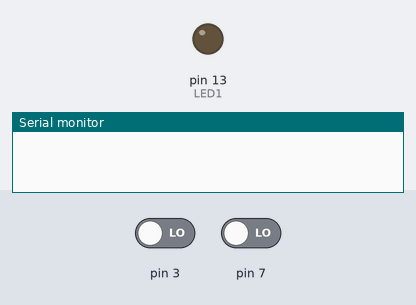
Recording of a sketch running on a simulated Arduino Uno, built with avr-gcc and run on an emulated ATmega328P. Parts: output pins drawn as LEDs (lit = HIGH), the last lines printed to the serial monitor. Inputs (shaded band) come from the test bench; at power-on: pin 3 LOW, pin 7 LOW.

Above: at 1.2 s.
1.3 s: pin 3 driven HIGH
At 6.4 s:
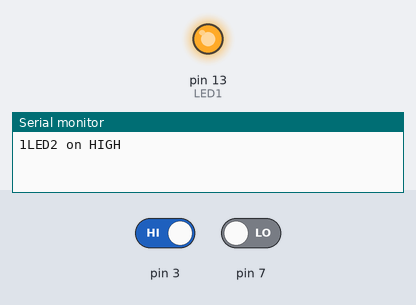
Timing chart, 0 to 10.3 s (numbered marks = the images above; inputs shaded):
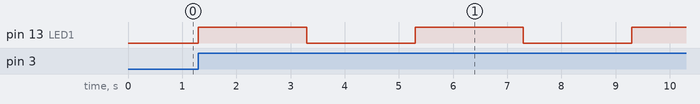

The sketch:

mid_test.ino
```cpp
int sw1_state=7; //스위치 함수 지정

int sw2_state=3;

int LED1=13; // LED 출력 지정

int call=0;

int count=0;


void setup() {

pinMode(7, INPUT); // LED 입력핀 지정

pinMode(3,INPUT);

pinMode(13, OUTPUT); // LED 출력핀 지정

Serial.begin(9600);

}


void loop() {

  sw2_state = digitalRead(3);

  sw1_state = digitalRead(7);


 if(sw1_state==HIGH){

  if(call==0){

    delay(100);

    call=1;

  }

 }

 if(sw1_state==LOW){

  if(call==1){

    count+=1;

    delay(100);

    call=0;

  }

 }

 if(count>=3){

  digitalWrite(LED1,HIGH);

  delay(1000);

  digitalWrite(LED1,LOW);

  delay(1000);


  Serial.print(HIGH);

  Serial.println("LED1 on HIGH");

 }


while(sw2_state==1){

  digitalWrite(LED1,HIGH);

  delay(2000);

  digitalWrite(LED1,LOW);

  delay(2000);


  Serial.print(HIGH);

  Serial.println("LED2 on HIGH");

  }

}
```

Measured:
- after the input at 1.3 s, pin 13 (LED1): alternates HIGH for 2.0 s and LOW for 2.0 s, starting at once
